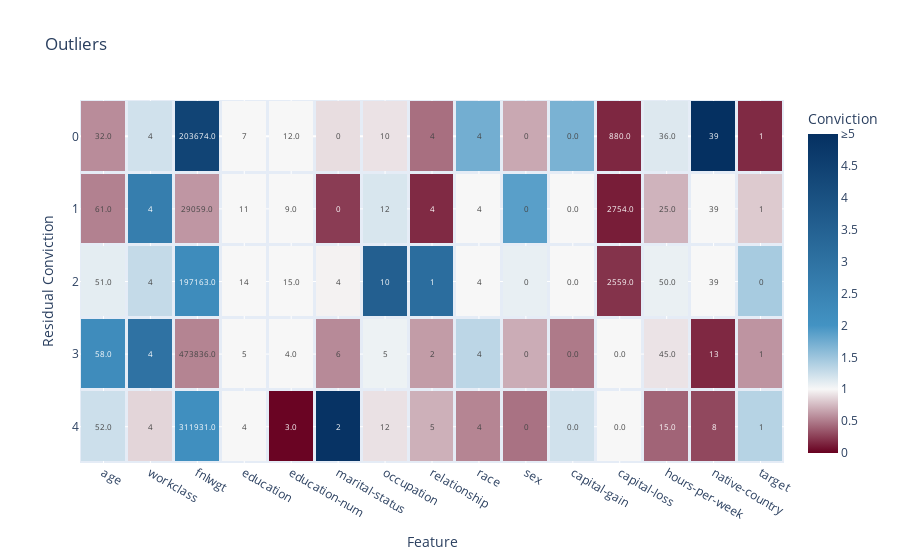

Notebook cell for this chart:
### Code cell
fig = plot_anomalies(outliers, case_feature_residual_convictions, title="Outliers", yaxis_title="Residual Conviction")
fig.show(width=1750, height=750)

### Figure 1 — Plotly figure (JSON) as saved in the notebook; plotly's stock layout.template omitted (floating-point values rounded to 4 significant figures)
{"data": [{"coloraxis": "coloraxis", "hovertemplate": "Conviction=%{z}", "name": "Outliers", "text": [["32.0", "4", "203674.0", "7", "12.0", "0", "10", "4", "4", "0", "0.0", "880.0", "36.0", "39", "1", "0.06329645032992279", "523", "3da08aaa-86e3-491f-bbde-9f2927ab18b8", "204.0902087933304", "outlier"], ["61.0", "4", "29059.0", "11", "9.0", "0", "12", "4", "4", "0", "0.0", "2754.0", "25.0", "39", "1", "0.06501703392807848", "723", "3da08aaa-86e3-491f-bbde-9f2927ab18b8", "200.07360076248335", "outlier"], ["51.0", "4", "197163.0", "14", "15.0", "4", "10", "1", "4", "0", "0.0", "2559.0", "50.0", "39", "0", "0.09352519138050741", "462", "3da08aaa-86e3-491f-bbde-9f2927ab18b8", "152.2594385125088", "outlier"], ["58.0", "4", "473836.0", "5", "4.0", "6", "5", "2", "4", "0", "0.0", "0.0", "45.0", "13", "1", "0.1032444985386708", "387", "3da08aaa-86e3-491f-bbde-9f2927ab18b8", "143.57376746227007", "outlier"], ["52.0", "4", "311931.0", "4", "3.0", "2", "12", "5", "4", "0", "0.0", "0.0", "15.0", "8", "1", "0.10407274010561633", "345", "3da08aaa-86e3-491f-bbde-9f2927ab18b8", "142.81906271691946", "outlier"]], "texttemplate": "%{text}", "type": "heatmap", "x": ["age", "workclass", "fnlwgt", "education", "education-num", "marital-status", "occupation", "relationship", "race", "sex", "capital-gain", "capital-loss", "hours-per-week", "native-country", "target"], "xgap": 3, "y": [0, 1, 2, 3, 4], "ygap": 3, "z": [[0.5676, 1.215, 4.401, 1.0, 1.0, 0.8932, 0.9163, 0.449, 1.734, 0.68, 1.694, 0.1567, 1.145, 13.12, 0.1702], [0.5212, 2.638, 0.6091, 1.0, 1.0, 0.2434, 1.173, 0.1708, 1.0, 1.879, 1.0, 0.1163, 0.7256, 1.0, 0.816], [1.104, 1.286, 2.218, 1.0, 1.0, 0.9786, 3.567, 3.147, 1.0, 1.085, 1.0, 0.2045, 1.07, 1.0, 1.443], [2.212, 2.987, 0.5333, 1.0, 1.0, 0.5579, 1.054, 0.6309, 1.327, 0.6979, 0.4922, 1.0, 0.9191, 0.1635, 0.6012], [1.237, 0.8615, 2.123, 1.0, 0.01821, 4.909, 0.9105, 0.7118, 0.5387, 0.4608, 1.218, 1.0, 0.4059, 0.2912, 1.364]]}], "layout": {"coloraxis": {"cmax": 5, "cmin": 0, "colorbar": {"ticktext": ["0", "0.5", "1", "1.5", "2", "2.5", "3", "3.5", "4", "4.5", "≥5"], "tickvals": [0, 0.5, 1, 1.5, 2, 2.5, 3, 3.5, 4, 4.5, 5], "title": {"text": "Conviction"}}, "colorscale": [[0, "rgb(103,0,31)"], [0.2, "rgb(247, 247, 247)"], [0.4, "rgb(67,147,195)"], [1, "rgb(5,48,97)"]]}, "title": {"text": "Outliers"}, "xaxis": {"anchor": "y", "domain": [0, 1], "title": {"text": "Feature"}}, "yaxis": {"anchor": "x", "autorange": "reversed", "domain": [0, 1], "title": {"text": "Residual Conviction"}}}}
